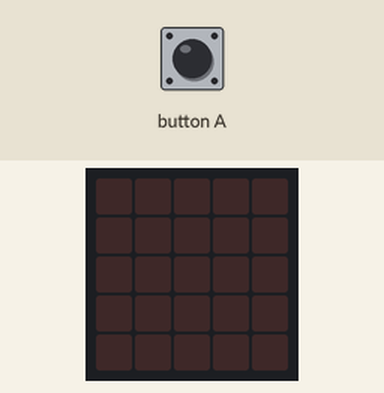
A program run on a simulated BBC micro:bit (MakeCode). Parts: the board's 5×5 LED display. The test bench sets the inputs (shaded band). Random numbers come from a fixed seed; the 48×5 strip is a reading aid, not a part: it shows the text the display is scrolling, unrolled, one strip-width of it at a time.

Above: at 1.2 s.
1.3 s: button A pressed for 0.15 s
At 2.4 s:
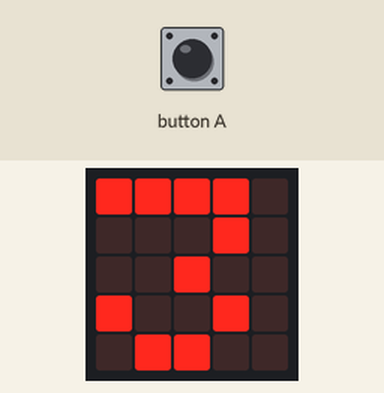
7.4 s: button A pressed for 0.15 s
At 9.5 s:
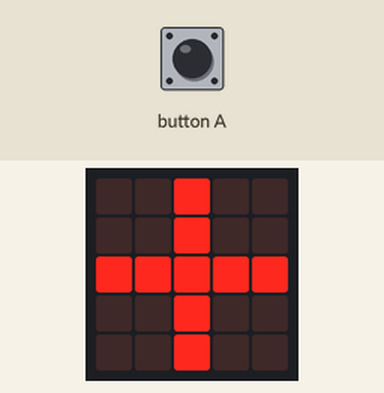
10.5 s: button A pressed for 0.15 s
At 13.5 s:
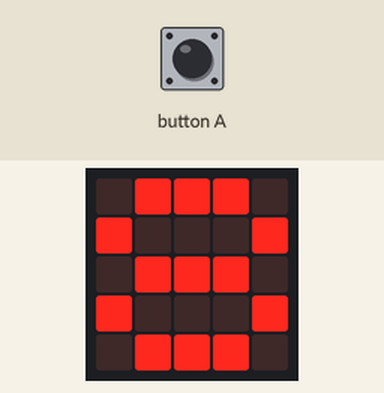
16.6 s: button A pressed for 0.15 s
At 23.7 s:
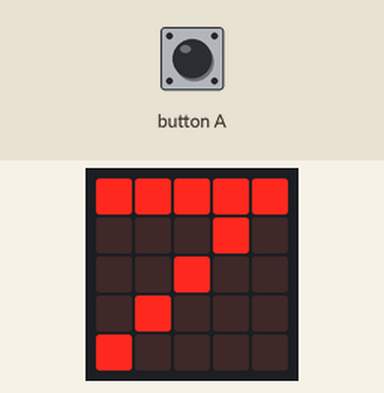
Timing chart, 0 to 25.2 s (numbered marks = the images above; inputs shaded):
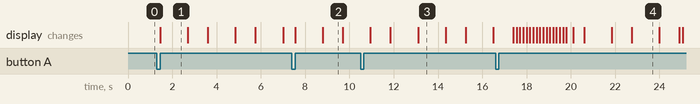

Measured:
- after the input at 1.3 s, the display: changes after 0.15 s (image 1)
- after the input at 7.4 s, the display: first changes after 0.15 s (image 2 shows a later state)
- what the display in image 1 shows lasts 1.2 s, from 1.5 s to 2.7 s
- what the display in image 2 shows lasts 0.9 s, from 8.8 s to 9.7 s

The program:

03_Suma.py
```python
#EJERCICIO 3
#REALIZA UN PROGRAMA QUE MUESTRE LA SUMA DE DOS NUMEROS AL AZAR, USANDO EL BOTON A, EN EL LENGUAJE PYTHON PARA MICROBIT
#CREAMOS DOS VARIABLES
numero1= 0
numero2= 0

def on_button_pressed_a():
    global numero1, numero2
    numero1 = randint(1,9)
    basic.show_number(numero1)
    basic.pause(500)
    basic.show_leds("""
    . . # . .
    . . # . .
    # # # # #
    . . # . .
    . . # . .
    """)
    basic.pause(500)
    numero2 = randint(1,9)
    basic.show_number(numero2)
    basic.pause(500)
    basic.show_leds("""
    . . . . .
    # # # # #
    . . . . .
    # # # # #
    . . . . .
    """)
    basic.pause(500)
    basic.show_number(numero1 + numero2)
    basic.pause(500)
    basic.clear_screen()
input.on_button_pressed(Button.A, on_button_pressed_a)
```
